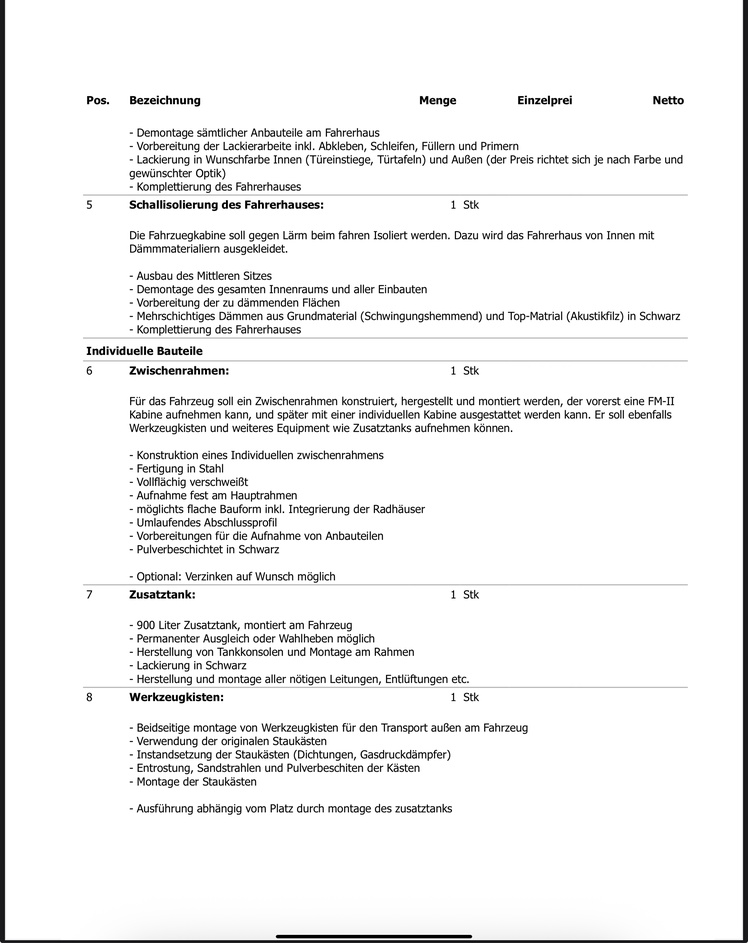
#> input picture data/raw/attachments/IMG_0234.jpeg, 748 x 943 px, shrunk from 2400 x 3024 before the run
$ python -i region_detector.py   (imports and definitions only)
#> lines starting #> are read from the running program, lines starting #| are printed output that depends on the picture; after the words box and inside, x2 and y2 are one past the last pixel; in counts of white or black regions, pixels touching at a corner belong together
### src/pipeline/layout/models.py
from __future__ import annotations

from dataclasses import dataclass, field
from typing import Any


@dataclass(slots=True)
class BoundingBox:
    x: int
    y: int
    width: int
    height: int

    @property
    def area(self) -> int:
        return self.width * self.height

    # [7 lines left out: function to_dict, not called in this run]


@dataclass(slots=True)
class LayoutRegion:
    region_type: str
    bounding_box: BoundingBox
    confidence: float
    metadata: dict[str, Any] = field(
        default_factory=dict
    )

    # [9 lines left out: function to_dict, not called in this run]


@dataclass(slots=True)
class PageLayoutResult:
    page_number: int
    width: int
    height: int

    regions: list[LayoutRegion] = field(
        default_factory=list
    )

    likely_multi_column: bool = False
    column_count: int = 1
    likely_table: bool = False
    qr_code_count: int = 0
    logo_count: int = 0
    image_region_count: int = 0

    metadata: dict[str, Any] = field(
        default_factory=dict
    )

    # [33 lines left out: functions regions_by_type, to_dict, not called in this run]

### src/pipeline/layout/region_detector.py
from __future__ import annotations

import cv2
import numpy as np

from .models import (
    BoundingBox,
    LayoutRegion,
)


class StructuralRegionDetector:
    """
    Detect broad structural page regions.

    This is heuristic and deterministic.
    """

    def __init__(
        self,
        *,
        minimum_region_area_ratio: float = 0.01,
    ) -> None:
        self.minimum_region_area_ratio = (
            minimum_region_area_ratio
        )

    def detect(
        self,
        image: np.ndarray,
    ) -> list[LayoutRegion]:
        height, width = image.shape[:2]

        regions: list[LayoutRegion] = []

        regions.extend(
            self._detect_header_footer(
                image=image,
                width=width,
                height=height,
            )
        )

        regions.extend(
            self._detect_sidebars(
                image=image,
                width=width,
                height=height,
            )
        )

        regions.extend(
            self._detect_image_regions(
                image=image,
                width=width,
                height=height,
            )
        )

        return self._remove_duplicates(
            regions
        )

    def _detect_header_footer(
        self,
        *,
        image: np.ndarray,
        width: int,
        height: int,
    ) -> list[LayoutRegion]:
        grayscale = cv2.cvtColor(
            image,
            cv2.COLOR_BGR2GRAY,
        )

        header_height = max(
            int(height * 0.16),
            1,
        )

        footer_start = int(
            height * 0.84
        )

        regions: list[LayoutRegion] = []

        header = grayscale[
            0:header_height,
            :,
        ]

        footer = grayscale[
            footer_start:height,
            :,
        ]

        if self._region_has_content(header):
            regions.append(
                LayoutRegion(
                    region_type="header",
                    bounding_box=BoundingBox(
                        x=0,
                        y=0,
                        width=width,
                        height=header_height,
                    ),
                    confidence=0.65,
                )
            )

        if self._region_has_content(footer):
            regions.append(
                LayoutRegion(
                    region_type="footer",
                    bounding_box=BoundingBox(
                        x=0,
                        y=footer_start,
                        width=width,
                        height=(
                            height - footer_start
                        ),
                    ),
                    confidence=0.65,
                )
            )

        return regions

    def _detect_sidebars(
        self,
        *,
        image: np.ndarray,
        width: int,
        height: int,
    ) -> list[LayoutRegion]:
        grayscale = cv2.cvtColor(
            image,
            cv2.COLOR_BGR2GRAY,
        )

        sidebar_width = max(
            int(width * 0.15),
            1,
        )

        left = grayscale[
            :,
            0:sidebar_width,
        ]

        right_start = int(
            width * 0.85
        )

        right = grayscale[
            :,
            right_start:width,
        ]

        regions: list[LayoutRegion] = []

        if self._region_has_content(left):
            regions.append(
                LayoutRegion(
                    region_type="sidebar",
                    bounding_box=BoundingBox(
                        x=0,
                        y=0,
                        width=sidebar_width,
                        height=height,
                    ),
                    confidence=0.55,
                    metadata={
                        "side": "left",
                    },
                )
            )

        if self._region_has_content(right):
            regions.append(
                LayoutRegion(
                    region_type="sidebar",
                    bounding_box=BoundingBox(
                        x=right_start,
                        y=0,
                        width=(
                            width - right_start
                        ),
                        height=height,
                    ),
                    confidence=0.55,
                    metadata={
                        "side": "right",
                    },
                )
            )

        return regions

    def _detect_image_regions(
        self,
        *,
        image: np.ndarray,
        width: int,
        height: int,
    ) -> list[LayoutRegion]:
        grayscale = cv2.cvtColor(
            image,
            cv2.COLOR_BGR2GRAY,
        )

        blurred = cv2.GaussianBlur(
            grayscale,
            (5, 5),
            0,
        )

        edges = cv2.Canny(
            blurred,
            60,
            160,
        )

        closed = cv2.morphologyEx(
            edges,
            cv2.MORPH_CLOSE,
            cv2.getStructuringElement(
                cv2.MORPH_RECT,
                (15, 15),
            ),
        )

        contours, _ = cv2.findContours(
            closed,
            cv2.RETR_EXTERNAL,
            cv2.CHAIN_APPROX_SIMPLE,
        )

        page_area = width * height

        regions: list[LayoutRegion] = []

        for contour in contours:
            x, y, region_width, region_height = (
                cv2.boundingRect(contour)
            )

            area_ratio = (
                region_width
                * region_height
                / max(page_area, 1)
            )

            if (
                area_ratio
                < self.minimum_region_area_ratio
            ):
                continue

            if region_width < 40:
                continue

            if region_height < 40:
                continue

            crop = image[
                y:y + region_height,
                x:x + region_width,
            ]

            color_variance = float(
                np.mean(
                    [
                        np.var(channel)
                        for channel
                        in cv2.split(crop)
                    ]
                )
            )

            if color_variance < 250:
                continue

            regions.append(
                LayoutRegion(
                    region_type="image",
                    bounding_box=BoundingBox(
                        x=x,
                        y=y,
                        width=region_width,
                        height=region_height,
                    ),
                    confidence=min(
                        0.50
                        + area_ratio,
                        0.90,
                    ),
                    metadata={
                        "area_ratio": round(
                            area_ratio,
                            4,
                        ),
                        "color_variance": round(
                            color_variance,
                            2,
                        ),
                    },
                )
            )

        return regions

    @staticmethod
    def _region_has_content(
        region: np.ndarray,
    ) -> bool:
        if region.size == 0:
            return False

        standard_deviation = float(
            np.std(region)
        )

        dark_ratio = float(
            np.count_nonzero(region < 220)
        ) / float(region.size)

        return (
            standard_deviation >= 18
            and dark_ratio >= 0.015
        )

    @staticmethod
    def _remove_duplicates(
        regions: list[LayoutRegion],
    ) -> list[LayoutRegion]:
        unique: list[LayoutRegion] = []

        for region in regions:
            duplicate = False

            for existing in unique:
                if (
                    existing.region_type
                    != region.region_type
                ):
                    continue

                if (
                    StructuralRegionDetector
                    ._intersection_over_union(
                        existing.bounding_box,
                        region.bounding_box,
                    )
                    >= 0.80
                ):
                    duplicate = True
                    break

            if not duplicate:
                unique.append(region)

        return unique

    @staticmethod
    def _intersection_over_union(
        first: BoundingBox,
        second: BoundingBox,
    ) -> float:
        x_left = max(first.x, second.x)
        y_top = max(first.y, second.y)

        x_right = min(
            first.x + first.width,
            second.x + second.width,
        )

        y_bottom = min(
            first.y + first.height,
            second.y + second.height,
        )

        if (
            x_right <= x_left
            or y_bottom <= y_top
        ):
            return 0.0

        intersection = (
            x_right - x_left
        ) * (
            y_bottom - y_top
        )

        union = (
            first.area
            + second.area
            - intersection
        )

        if union <= 0:
            return 0.0

        return intersection / union

>>> import cv2
>>> picture = cv2.imread('../../../data/raw/attachments/IMG_0234.jpeg')
#> picture is the input picture: shape (943, 748, 3); mean B, G, R 240.1, 240.1, 240.1
>>> result = StructuralRegionDetector().detect(picture)
#> in _detect_header_footer, `header = grayscale[ 0:header_height, :, ]`:
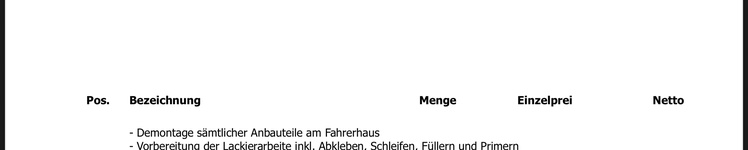
#> header: shape (150, 748); min 0, max 255, mean 246.1
#> in _detect_header_footer, `footer = grayscale[ footer_start:height, :, ]`:
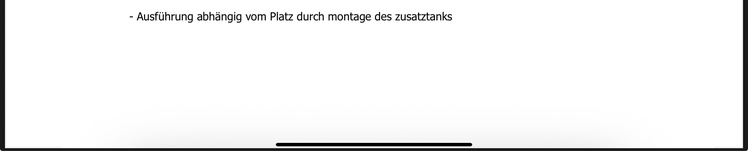
#> footer: shape (151, 748); min 0, max 255, mean 243.3
#> in _region_has_content, `standard_deviation = float( np.std(region) )`: standard_deviation = 40.34
#> in _region_has_content, `dark_ratio = float( np.count_nonzero(region < 220) ) / float(region.si..`: dark_ratio = 0.0498
#> in _detect_sidebars, `left = grayscale[ :, 0:sidebar_width, ]`:
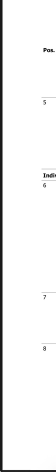
#> left: shape (943, 112) (shown at 1/2 size); min 0, max 255, mean 243.2
#> in _detect_sidebars, `right = grayscale[ :, right_start:width, ]`:
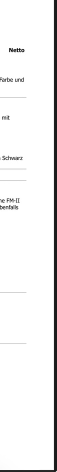
#> right: shape (943, 113) (shown at 1/2 size); min 0, max 255, mean 242.3
#> in _detect_image_regions, `edges = cv2.Canny( blurred, 60, 160, )`:
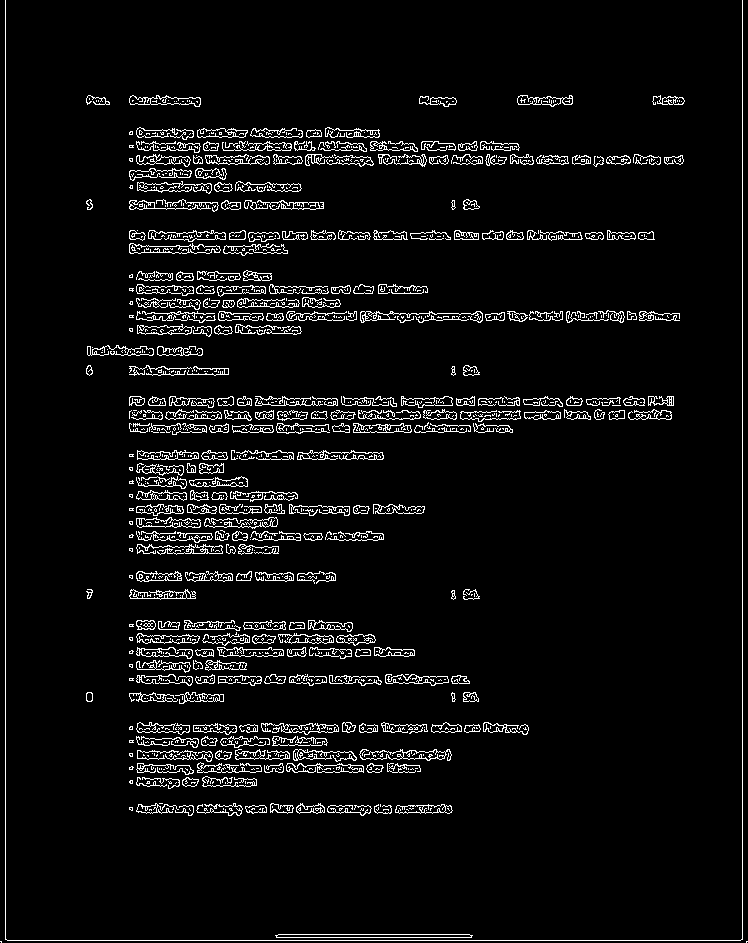
#> edges: shape (943, 748); 5.4% white in thin lines or dots
#> in _detect_image_regions, `closed = cv2.morphologyEx( edges, cv2.MORPH_CLOSE, cv2.getStructuringE..`:
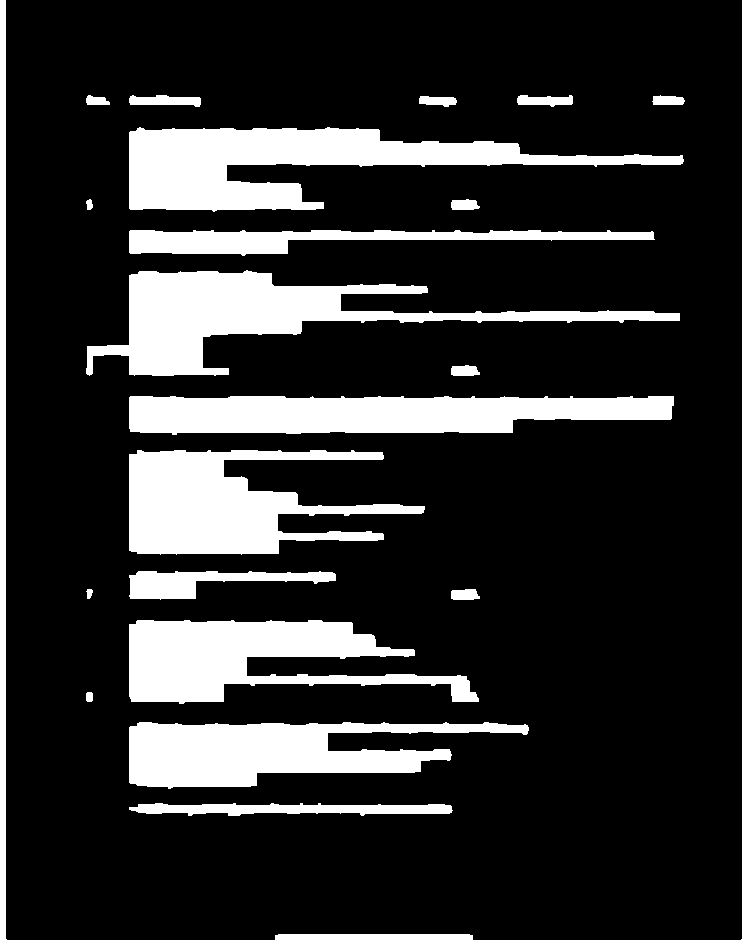
#> closed: shape (943, 748); 19.3% white; 21 white regions
#> in _detect_image_regions, `contours, _ = cv2.findContours( closed, cv2.RETR_EXTERNAL, cv2.CHAIN_A..`: contours = 21 contours; largest, box (x1, y1, x2, y2) and area: (129, 127, 684, 212) 19648, (86, 270, 680, 376) 18538, (129, 396, 674, 435) 16707, (129, 450, 425, 555) 16622, (129, 620, 479, 704) 15452
#> the loop in _detect_image_regions, `for contour in contours:` made 21 passes
#> (x, y, region_width, region_height, area_ratio) on passes 3, 6: (86, 692, 7, 10, 9.92e-05), (86, 589, 7, 10, 9.92e-05)
#> pass 2, in _detect_image_regions, `crop = image[ y:y + region_height, x:x + region_width, ]`:
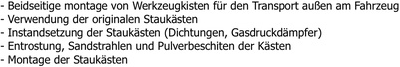
#> crop: shape (67, 400, 3); min 0, max 255, mean 220.8
#> after the loop in _detect_image_regions, `for contour in contours:`: regions = 6 items
#> the loop in _remove_duplicates, `for region in regions:` made 10 passes
#> after the loop in _remove_duplicates, `for region in regions:`: unique = 10 items
#> result = 10 items
